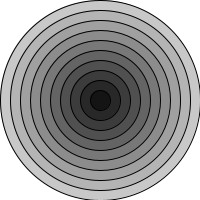
Frame 1 (no input)
Frame 60 (the mouse pressed at the canvas centre just before this capture): identical to frame 1, image omitted
Frame 120 (the mouse held since frame 60 and released just before this capture): identical to frame 1, image omitted

The Processing sketch that drew this single still picture (run headless with seeded random() and noise(); from frame 60 on, the mouse is pressed at the canvas centre):

// Processing sketch: processing_26454
// ── processing_26454.pde

void setup() {
  size(200, 200);
  smooth();
}

void draw() {
  background(255);
  for (float w = width; w > 0; w = w - 20) {
    stroke(0);
    fill(w);
    ellipse(width/2, height/2, w, w);
  }
}
